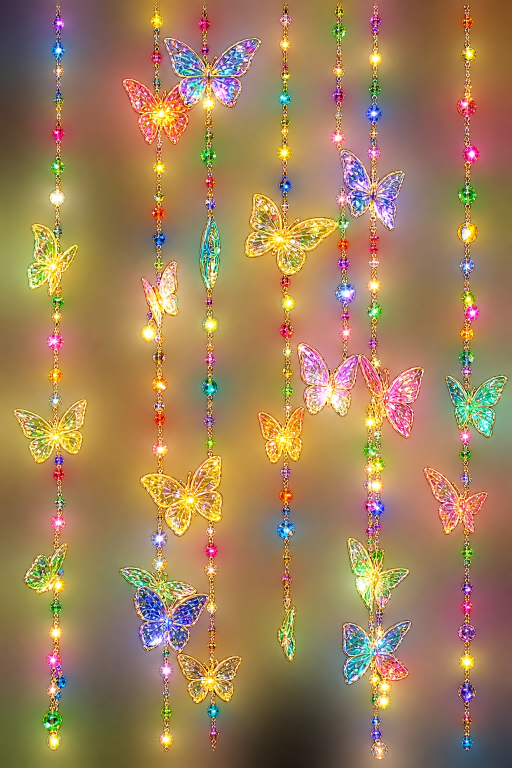
#> input picture art/curtain.jpg, 1024 x 1536 px (shown at 1/2 size)
$ python build-curtain.py
#> lines starting #> are read from the running program, lines starting #| are printed output that depends on the picture
#!/usr/bin/env python3
"""Turn the curtain photo art/curtain.jpg into js/curtain.js: for every cell, how much "strand, bead or butterfly" is
there (the bright detail that stands out from the blurry background) and its colour.   python3 tools/build-curtain.py"""
import base64
import json
from pathlib import Path

import numpy as np
from PIL import Image, ImageFilter

ROOT = Path(__file__).resolve().parent.parent
ROWS, COLS = 160, 213                     # the photo is 2:3 and a cell is half as wide as tall: cols = rows * (2/3) / 0.5
im = Image.open(ROOT / "art" / "curtain.jpg").convert("RGB")
#> im is the input picture: PIL image 1024x1536 RGB; mean R, G, B 159.7, 128.1, 91.2
big = np.asarray(im, dtype=float) / 255
lum = big.max(2)
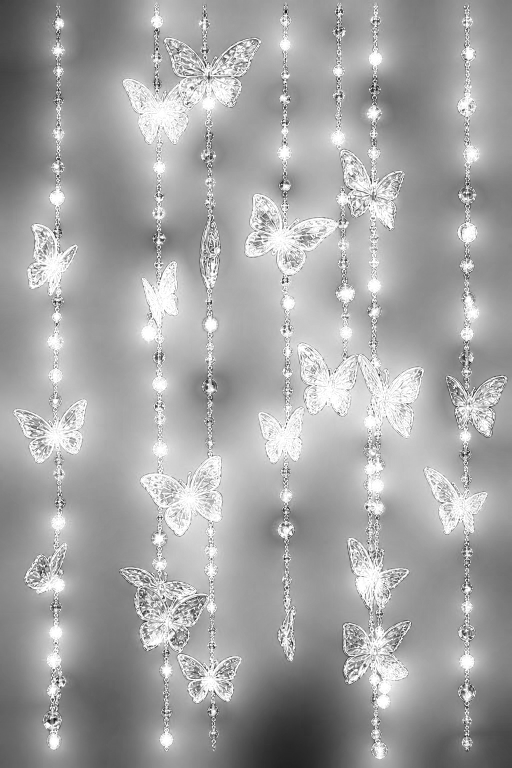
#> lum: shape (1536, 1024) float64 (shown at 1/2 size); min 0.0118, max 1, mean 0.642
sharp = np.clip((lum - np.asarray(Image.fromarray((lum * 255).astype("uint8")).filter(ImageFilter.GaussianBlur(14)), dtype=float) / 255) * 5 + 0.1, 0, 1)
sat = big.max(2) - big.min(2)
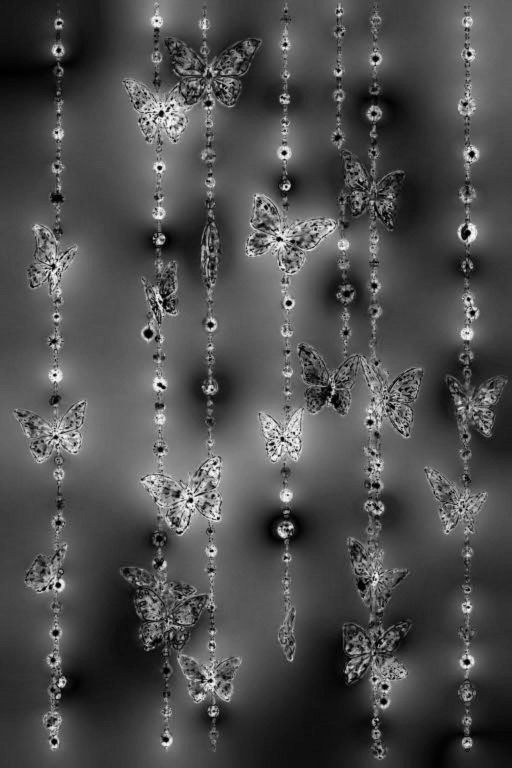
#> sat: shape (1536, 1024) float64 (shown at 1/2 size); min 0, max 1, mean 0.302
mask = np.clip(sharp * (0.6 + 0.8 * lum), 0, 1)
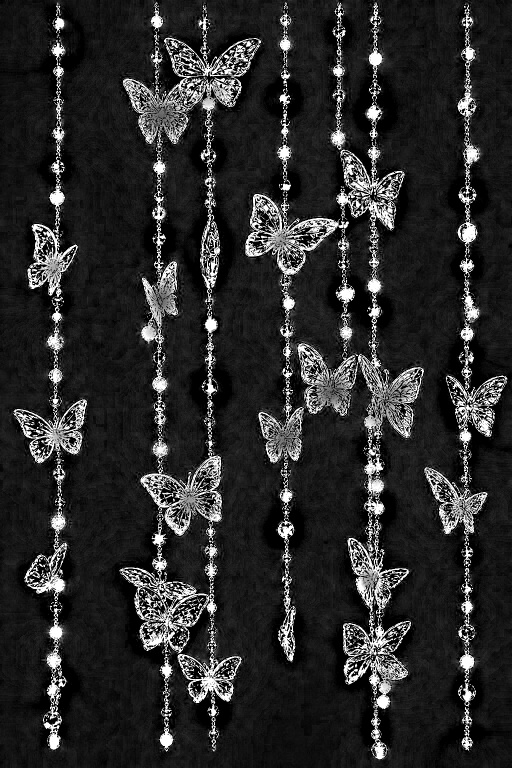
#> mask: shape (1536, 1024) float64 (shown at 1/2 size); min 0, max 1, mean 0.166
fg = np.stack([big[..., i] * mask for i in range(3)] + [mask], 2)
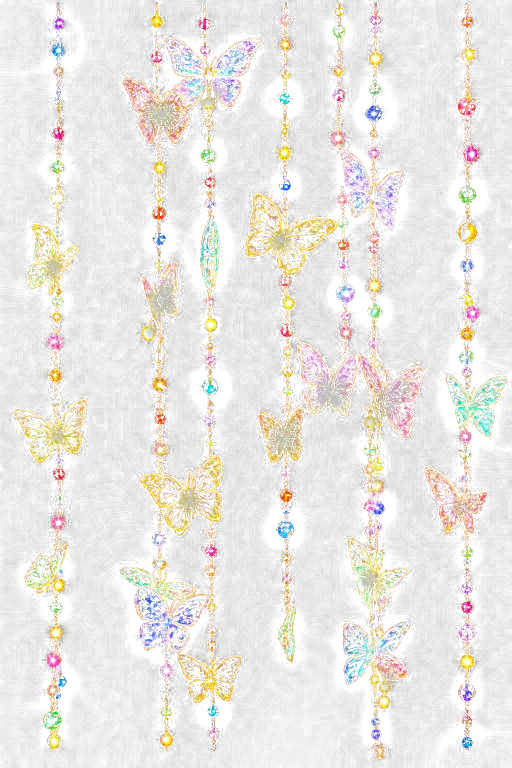
#> fg: shape (1536, 1024, 4) float64 (shown at 1/2 size); mean R, G, B, A 0.13, 0.11, 0.0827, 0.166; transparent parts drawn white
small = Image.fromarray((fg * 255).astype("uint8"), "RGBA").convert("RGBa").resize((COLS, ROWS), Image.LANCZOS).convert("RGBA")
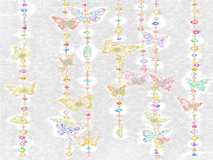
#> small: PIL image 213x160 RGBA; mean R, G, B, A 59.5, 51.7, 39.3, 42.1; transparent parts drawn white
a = np.asarray(small)
alpha = a[..., 3]
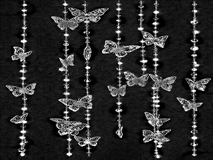
#> alpha: shape (160, 213); min 0, max 255, mean 42.1
rgb = a[..., :3].astype(float)
rgb = np.clip(rgb / np.maximum(1, rgb.max(2, keepdims=True)) * 255, 0, 255)           # full brightness: the glow comes from alpha
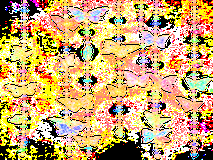
#> rgb: shape (160, 213, 3) float64; mean R, G, B 200.6, 166.4, 111.4
(ROOT / "js" / "curtain.js").write_text("// Generated by tools/build-curtain.py from art/curtain.jpg. Do not edit by hand.\n"
    "window.CURTAIN = " + json.dumps({"cols": COLS, "rows": ROWS, "a": base64.b64encode(alpha.tobytes()).decode(),
                                     "rgb": base64.b64encode(rgb.astype("uint8").tobytes()).decode()}, separators=(",", ":")) + ";\n")
print("wrote", COLS, "x", ROWS)

$ run again, with art/bouquet.jpg copied over art/curtain.jpg
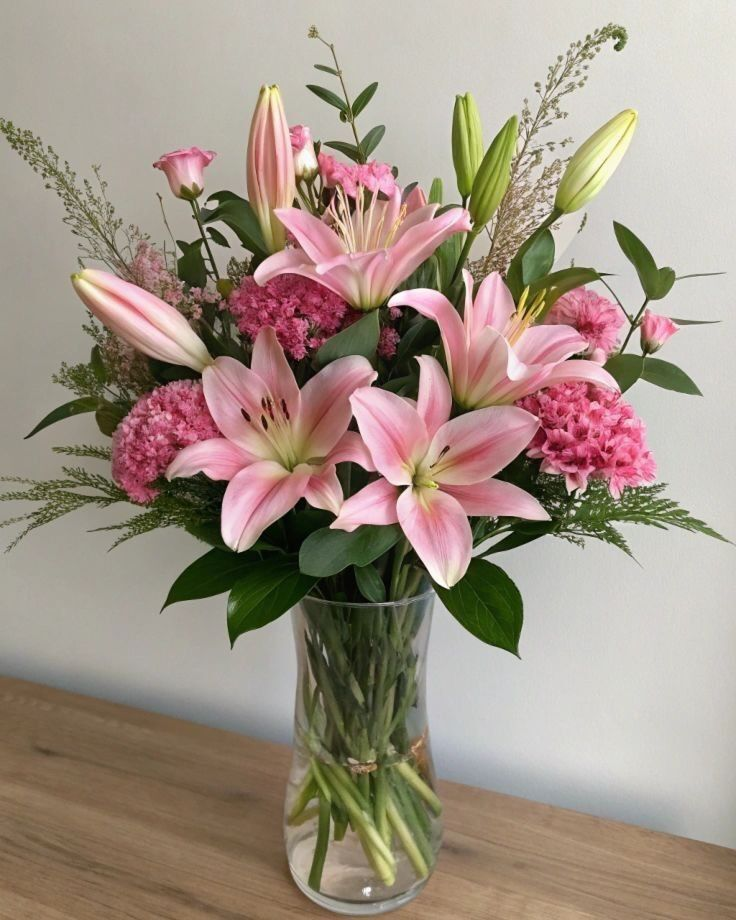
#> input picture art/bouquet.jpg, 736 x 920 px
#> im is the input picture: PIL image 736x920 RGB; mean R, G, B 161.6, 146.3, 133.2
#> `alpha = a[..., 3]`:
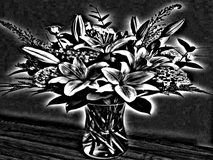
#> alpha: shape (160, 213); min 0, max 255, mean 65.2
#> `rgb = np.clip(rgb / np.maximum(1, rgb.max(2, keepdims=True)) * 255, 0,..`:
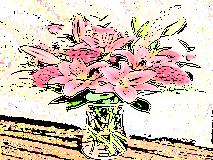
#> rgb: shape (160, 213, 3) float64; mean R, G, B 214.5, 196.1, 180.4
